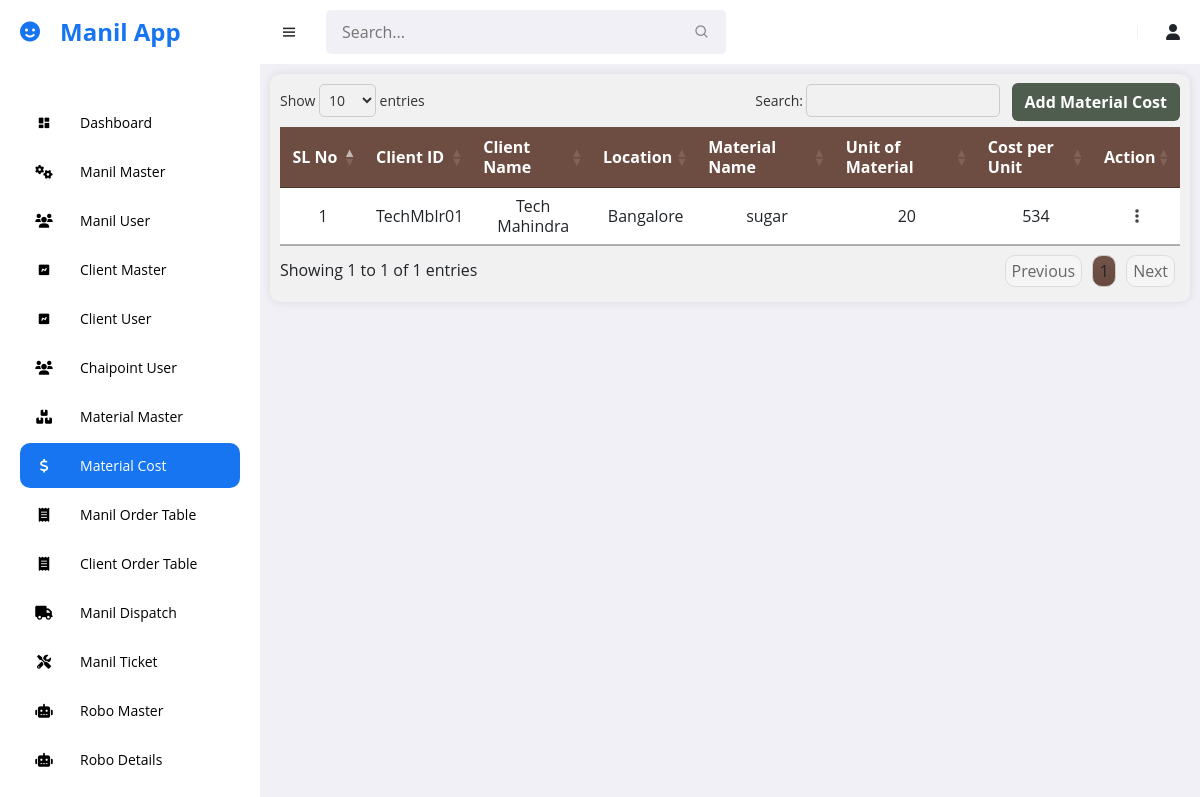
The page /manil/material_cost (signed in) on the database its author committed.
### manil_app/models.py (models this page shows, shortened)
class Costing_Table(models.Model):
    client_id = models.CharField(max_length=100)
    client_name = models.CharField(max_length=255)
    location = models.CharField(max_length=255)
    material_code = models.CharField(max_length=50)
    material_name = models.CharField(max_length=255)
    unit_of_material = models.CharField(max_length=50)
    cost_per_unit = models.BigIntegerField()
    start_date = models.DateField()
    end_date = models.DateField()
    creation_date = models.DateTimeField()
    created_by = models.CharField(max_length=100)

### manil_app/views.py (the view, shortened to what this page needs)
# urls.py: path('material_cost', material_cost, name='material_cost'),
def material_cost(request):
    user_id = request.session.get('user_id')
    data = Manil_User.objects.get(user_id=user_id)
    client_m = Client_Master.objects.all()
    costings = Costing_Table.objects.all()
    materials = Material_Master.objects.all()
    return render(request, 'manil_temp/material_cost.html', {'data': data, 'costings': costings, 'materials': materials, 'client_m':client_m})

### templates/manil_temp/material_cost.html (shortened to what this page needs)
{% extends "manil_temp/base.html" %}
{% load static %}
{% block styles %}
    <link rel="stylesheet" type="text/css" href="https://cdn.datatables.net/1.11.5/css/jquery.dataTables.min.css">
    <link rel="stylesheet" href="{% static 'manil/css/material_cost.css' %}">
{% endblock styles %}
{% block content %}
    <div class="container-fluid table-container display responsive wrap fade-in">
      <div class="d-flex align-items-center position-relative">
        <button type="button" class="btn btn-add" data-bs-toggle="modal" data-bs-target="#materialcostModal">
            Add Material Cost
        </button>
      </div>
    <div class="table-responsive">
      <table class="table" id="form_data_table">
        <thead>
            <tr>
                <th scope="col">SL No</th>
                <th scope="col">Client ID</th>
                <th scope="col">Client Name</th>
                <th scope="col">Location</th>
                <th scope="col">Material Name</th>
                <th scope="col">Unit of Material</th>
                <th scope="col">Cost per Unit</th>
                <th scope="col">Action</th>
            </tr>
        </thead>
        <tbody id="table-body">
            {% for costing in costings %}
            <tr>
                <td>{{ forloop.counter }}</td>
                <td>{{ costing.client_id }}</td>
                <td>{{ costing.client_name }}</td>
                <td>{{ costing.location }}</td>
                <td>{{ costing.material_name }}</td>
                <td>{{ costing.unit_of_material }}</td>
                <td>{{ costing.cost_per_unit }}</td>
                <td>
                    <div class="dropdown">
                        <button class="btn btn-secondary dropdown-toggle" type="button" id="actionMenu{{ forloop.counter }}" data-bs-toggle="dropdown" aria-expanded="false">
                            <i class="fas fa-ellipsis-v"></i>
                        </button>
                    </div>
                </td>
            </tr>
            {% endfor %}
        </tbody>
    </table>
    </div>
  </div>
{% endblock content %}

### static/manil/css/material_cost.css (style rules this page uses)
.btn-add { background-color: #4e5d4e; font-weight: bold; color: #fff; position: absolute; margin-top: 35px; right: 0; z-index: 10; }
.table-container { background-color: #f1f1f1; border-radius: 10px; padding: 10px; box-shadow: 0 0 10px rgba(0, 0, 0, 0.1); }
.table-responsive { overflow-x: auto; overflow-y: hidden; -webkit-overflow-scrolling: touch; }
.table { overflow-x: auto; width: auto; border-collapse: collapse; }
.table thead th { position: sticky; top: 0; z-index: 1; background-color: #6d4c41; color: #ffffff; border-bottom: 2px solid #dee2e6; }
.table th, .table td { text-align: center; vertical-align: middle; padding: 2px 5px; line-height: 20px; }
.fade-in { animation: fadeIn 0.5s ease-in-out; }
.dropdown-toggle::after { display: none; }
.dropdown-toggle { color: #454545; border: none; background-color: transparent; }
.table th:nth-child(1), .table td:nth-child(1), .table th:nth-child(8), .table td:nth-child(8) { width: 50px; max-width: 50px; text-align: center; }
th:nth-child(8) { pointer-events: none; }

### templates/manil_temp/base.html (style rules this page uses)
* { font-family: 'Open Sans', sans-serif; margin: 0; padding: 0; box-sizing: border-box; }
:root { --grey: #F1F0F6; --dark-grey: #8D8D8D; --light: #fff; --dark: #000; --green: #81D43A; --light-green: #E3FFCB; --blue: #1775F1; --light-blue: #D0E4FF; --dark-blue: #0C5FCD; --red: #FC3B56; }
body { background-color: var(--grey); }

### rows shown on the page
Costing_Table: client_id "TechMblr01", client_name "Tech Mahindra", location "Bangalore", material_name "sugar", unit_of_material "20", cost_per_unit "534"
